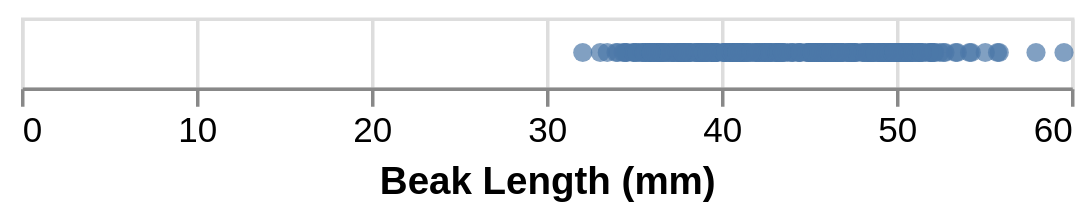

The code cell stored with this chart in its notebook:
### Markdown cell above
List of all marks in altair

[altair-viz.github.io/user_guide/marks.html](https://altair-viz.github.io/altair-viz-v4/user_guide/marks.html)


Notice how the marks in altair are the same ones used in vega

[https://vega.github.io/vega-lite/docs/mark.html](https://vega.github.io/vega-lite/docs/mark.html)


Often times you'll want to use vega-lite documentation since it's the underlying language for our visualizations

### Code cell
alt.Chart(data).mark_circle().encode(
    x='Beak Length (mm):Q'
)

### Figure 1 — Vega-Lite specification as saved in the notebook (floating-point values rounded to 4 significant figures; data arrays with more than 128 entries replaced by an {"elided": "..."} marker saying what was removed)
{"config": {"view": {"continuousWidth": 300, "continuousHeight": 300}}, "data": {"name": "data-c46e1ab98ba3fb2ca8b5ae3c04ffafea"}, "mark": {"type": "circle"}, "encoding": {"x": {"field": "Beak Length (mm)", "type": "quantitative"}}, "$schema": "https://vega.github.io/schema/vega-lite/v6.1.0.json", "datasets": {"data-c46e1ab98ba3fb2ca8b5ae3c04ffafea": {"elided": "344 records"}}}
